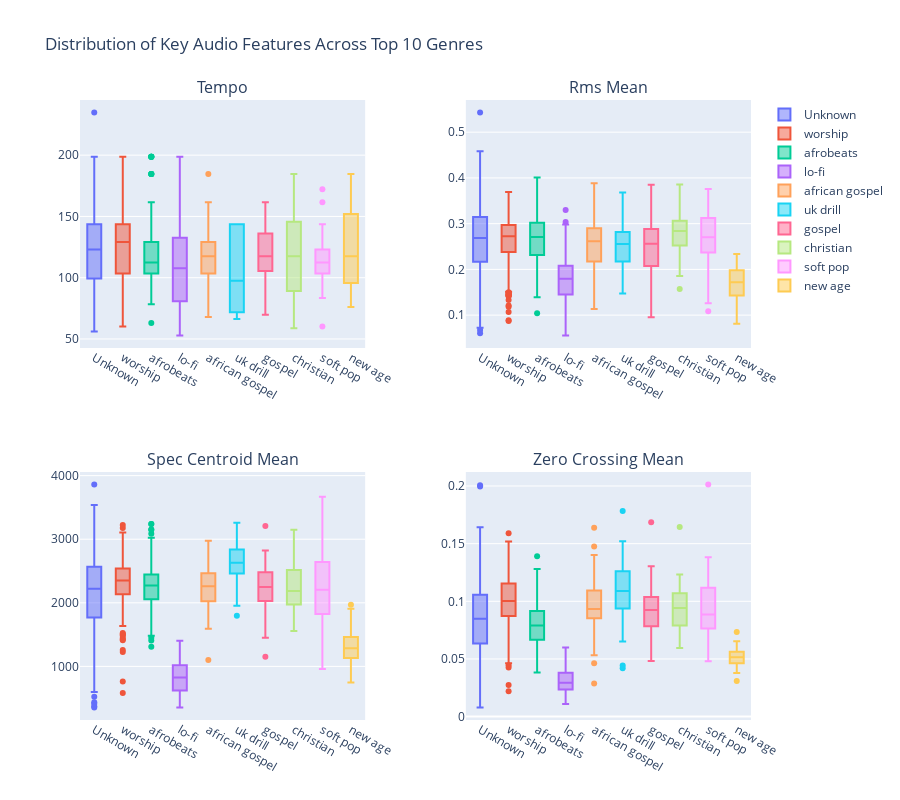

Notebook code for this chart:
### Markdown cell above
The librosa library gave me these audio features out of the box, so I wanted to know if one could really guess what genre a song is just by looking at its musical features. Basically, I wanted to know if these features were discriminative. For example, if Pop, Rock, and Jazz all have the same average tempo, then tempo cannot discriminate between the genres.

How I achieved that was by making a box plot of the features. The code cell and the result is shown below

### Code cell
# Visualization 3: Feature Distributions by Genre
print(f"\n{'='*70}")
print(f"VISUALIZATION 3: FEATURE DISTRIBUTIONS BY GENRE")
print(f"{'='*70}\n")

# Ensure df_filtered exists (created earlier in the notebook). If not, create it from df_tracks.
if 'df_filtered' not in globals():
    print("df_filtered not found in global scope — creating df_filtered from df_tracks (genres with >= 10 samples)...")
    genre_counts_all = df_tracks['genre'].value_counts()
    genres_to_keep = genre_counts_all[genre_counts_all >= 10].index
    df_filtered = df_tracks[df_tracks['genre'].isin(genres_to_keep)].copy()
    print(f"  → df_filtered created: {len(df_filtered)} tracks across {len(genres_to_keep)} genres")
else:
    print("Using existing df_filtered from global scope")

# Select a few key features that are likely to differ by genre
key_features = ['tempo', 'rms_mean', 'spec_centroid_mean', 'zero_crossing_mean']

# Create subplots
fig_features = make_subplots(
    rows=2, cols=2,
    subplot_titles=[f'{feat.replace("_", " ").title()}' for feat in key_features],
    vertical_spacing=0.20,
    horizontal_spacing=0.15
)

# Use top 10 genres by count for cleaner visualization
top_genres = df_filtered['genre'].value_counts().head(10).index
df_plot = df_filtered[df_filtered['genre'].isin(top_genres)]

# Add box plots for each feature
for idx, feature in enumerate(key_features):
    row = idx // 2 + 1
    col = idx % 2 + 1

    for genre in top_genres:
        genre_data = df_plot[df_plot['genre'] == genre][feature]
        fig_features.add_trace(
            go.Box(y=genre_data, name=genre, showlegend=(idx == 0)),
            row=row, col=col
        )

fig_features.update_layout(
    height=800,
    title_text="Distribution of Key Audio Features Across Top 10 Genres",
    showlegend=True
)

fig_features.show()

# Statistical comparison: ANOVA to test if features differ significantly across genres
from scipy import stats

print(f"\nStatistical Significance Tests (ANOVA):")
print(f"Testing if feature means differ significantly across genres\n")

for feature in key_features:
    # Get data for each genre (use all genres in df_filtered)
    genre_groups = [df_filtered[df_filtered['genre'] == g][feature].values
                    for g in df_filtered['genre'].unique()]

    # Perform one-way ANOVA
    # Guard against genres with insufficient variance / single sample by filtering empty groups
    genre_groups = [g for g in genre_groups if len(g) > 1]
    if len(genre_groups) < 2:
        print(f"  {feature:25s}: Not enough groups with >1 sample to perform ANOVA")
        continue

    f_stat, p_value = stats.f_oneway(*genre_groups)

    significance = "***" if p_value < 0.001 else "**" if p_value < 0.01 else "*" if p_value < 0.05 else "n.s."

    print(f"  {feature:25s}: F = {f_stat:8.2f}, p = {p_value:.2e} {significance}")

print(f"\n  Significance codes: *** p<0.001, ** p<0.01, * p<0.05, n.s. = not significant")
print(f"  → All features with p < 0.05 are discriminative for genre classification")
